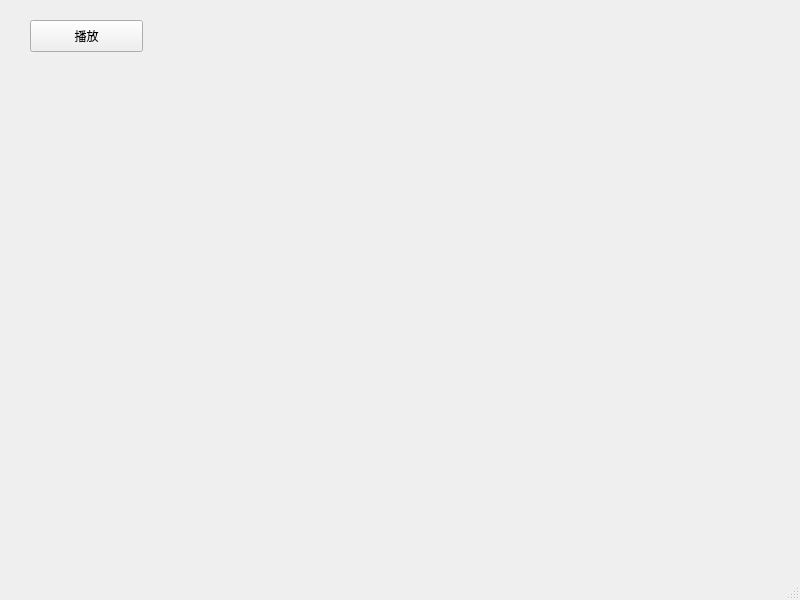
<?xml version="1.0" encoding="UTF-8"?>
<ui version="4.0">
 <class>MainWindow</class>
 <widget class="QMainWindow" name="MainWindow">
  <property name="geometry">
   <rect>
    <x>0</x>
    <y>0</y>
    <width>800</width>
    <height>600</height>
   </rect>
  </property>
  <property name="windowTitle">
   <string>MainWindow</string>
  </property>
  <widget class="QWidget" name="centralwidget">
   <widget class="QPushButton" name="playButton">
    <property name="geometry">
     <rect>
      <x>30</x>
      <y>20</y>
      <width>113</width>
      <height>32</height>
     </rect>
    </property>
    <property name="text">
     <string>播放</string>
    </property>
   </widget>
  </widget>
  <widget class="QMenuBar" name="menubar">
   <property name="geometry">
    <rect>
     <x>0</x>
     <y>0</y>
     <width>800</width>
     <height>24</height>
    </rect>
   </property>
  </widget>
  <widget class="QStatusBar" name="statusbar"/>
 </widget>
 <resources/>
 <connections/>
</ui>
